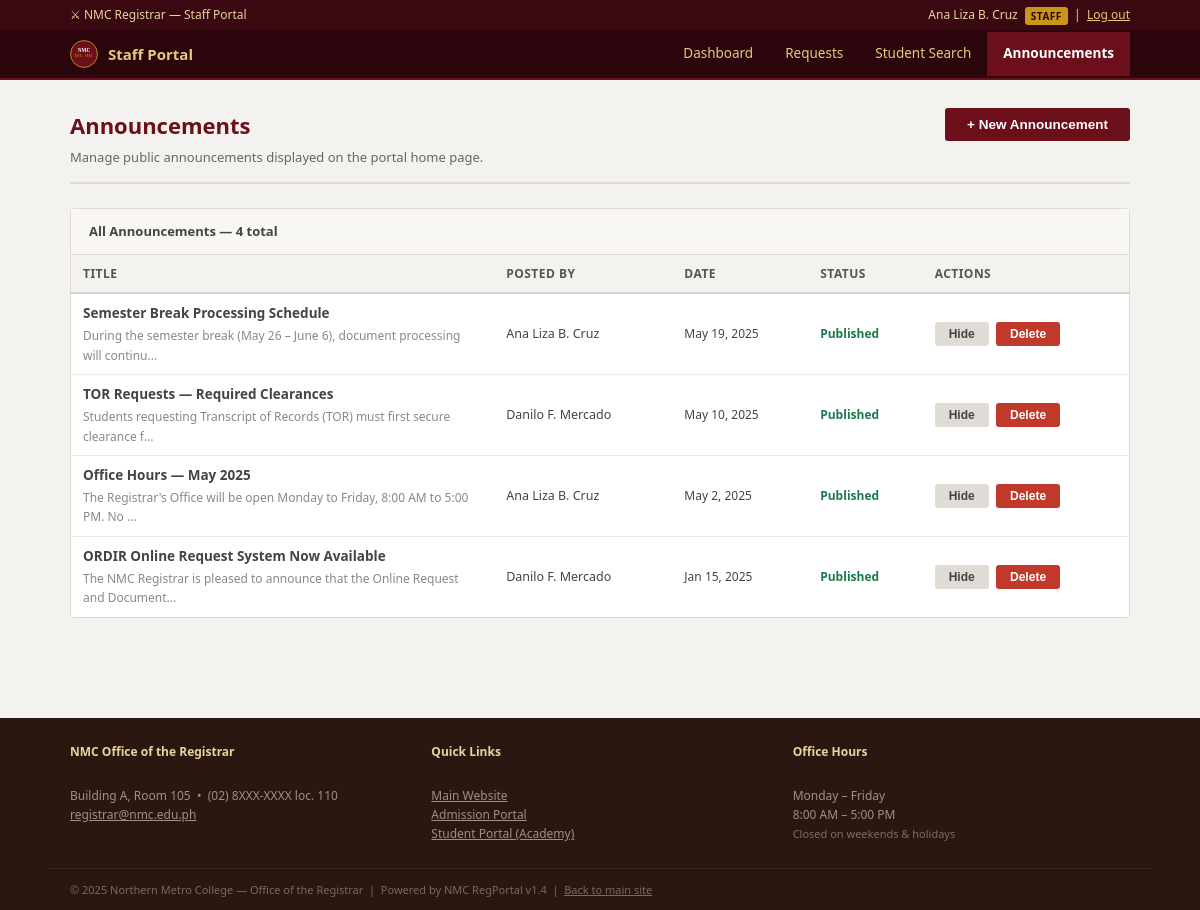
Screenshot of /staff/announcements.php (signed in) with the database file from the repository.
### tables this page shows
CREATE TABLE announcements (
    id           INT AUTO_INCREMENT PRIMARY KEY,
    title        VARCHAR(200) NOT NULL,
    body         TEXT NOT NULL,
    posted_by    INT,
    is_published TINYINT DEFAULT 1,
    created_at   DATETIME DEFAULT CURRENT_TIMESTAMP,
    FOREIGN KEY (posted_by) REFERENCES nmc_staff(id) ON DELETE SET NULL
);

CREATE TABLE nmc_staff (
    id            INT AUTO_INCREMENT PRIMARY KEY,
    username      VARCHAR(50)  NOT NULL UNIQUE,
    password_hash VARCHAR(255) NOT NULL,
    full_name     VARCHAR(100),
    role          ENUM('registrar','staff') DEFAULT 'staff',
    is_active     TINYINT DEFAULT 1,
    created_at    TIMESTAMP DEFAULT CURRENT_TIMESTAMP
);

### www/staff/announcements.php (the view, shortened to what this page needs)
<?php
require_once '../includes/db.php';
$announcements = $conn->query(
    'SELECT a.*, s.full_name FROM announcements a
     LEFT JOIN nmc_staff s ON a.posted_by = s.id
     ORDER BY a.created_at DESC'
)->fetch_all(MYSQLI_ASSOC);
require_once 'header.php';
?>
<div class="page-wrap">
  <div class="page-title" style="display:flex;justify-content:space-between;align-items:flex-start;flex-wrap:wrap;gap:10px;">
    <div>
      <h2>Announcements</h2>
      <p>Manage public announcements displayed on the portal home page.</p>
    </div>
    <button class="btn btn-primary" onclick="document.getElementById('new-ann').style.display='block';this.style.display='none'">
      + New Announcement
    </button>
  </div>
  <div class="panel">
    <div class="panel-head">All Announcements — <?= count($announcements) ?> total</div>
    <div class="panel-body" style="padding:0;">
      <?php if (empty($announcements)): ?>
      <div style="padding:30px;text-align:center;color:#888;">No announcements yet.</div>
      <?php else: ?>
      <table class="data-table">
        <thead>
          <tr>
            <th style="width:40%">Title</th>
            <th>Posted by</th>
            <th>Date</th>
            <th>Status</th>
            <th>Actions</th>
          </tr>
        </thead>
        <tbody>
          <?php foreach ($announcements as $a): ?>
          <tr>
            <td>
              <strong style="font-size:13.5px;"><?= htmlspecialchars($a['title']) ?></strong>
              <div style="font-size:12px;color:#888;margin-top:2px;">
                <?= htmlspecialchars(mb_strimwidth($a['body'], 0, 80, '...')) ?>
              </div>
            </td>
            <td style="font-size:12.5px;"><?= htmlspecialchars($a['full_name'] ?? '—') ?></td>
            <td style="font-size:12px;"><?= date('M j, Y', strtotime($a['created_at'])) ?></td>
            <td>
              <?php if ($a['is_published']): ?>
              <span style="color:#1a7a4a;font-weight:600;font-size:12px;">Published</span>
              <?php else: ?>
              <span style="color:#888;font-size:12px;">Hidden</span>
              <?php endif; ?>
            </td>
            <td>
              <form method="POST" action="/staff/announcements.php" style="display:inline;">
                <button class="btn btn-secondary btn-sm" type="submit">
                  <?= $a['is_published'] ? 'Hide' : 'Publish' ?>
                </button>
              </form>
              <form method="POST" action="/staff/announcements.php" style="display:inline;margin-left:4px;"
                    onsubmit="return confirm('Delete this announcement?')">
                <button class="btn btn-sm" style="background:#c0392b;color:#fff;border:none;" type="submit">Delete</button>
              </form>
            </td>
          </tr>
          <?php endforeach; ?>
        </tbody>
      </table>
      <?php endif; ?>
    </div>
  </div>
</div>
<?php require_once '../includes/footer.php'; ?>

### www/css/style.css (style rules this page uses)
*, *::before, *::after { box-sizing: border-box; margin: 0; padding: 0; }
body { font-family: 'Segoe UI', Arial, sans-serif; font-size: 14px; line-height: 1.6; color: #2a2726; background: #f4f2ee; }
.page-wrap { max-width: 1100px; margin: 0 auto; padding: 28px 20px 40px; }
.page-title { margin-bottom: 24px; padding-bottom: 14px; border-bottom: 2px solid #e0dbd5; }
.page-title h2 { font-size: 22px; font-weight: 700; color: #6B0F1A; }
.page-title p { color: #666; font-size: 13px; margin-top: 4px; }
.panel { background: #fff; border: 1px solid #e0dbd5; border-radius: 4px; margin-bottom: 20px; }
.panel-head { background: #f9f7f4; border-bottom: 1px solid #e0dbd5; padding: 12px 18px; font-weight: 600; font-size: 13px; color: #444; display: flex; justify-content: space-between; align-items: center; }
.panel-body { padding: 18px; }
.data-table { width: 100%; border-collapse: collapse; font-size: 13px; }
.data-table th { text-align: left; padding: 9px 12px; background: #f4f2ee; border-bottom: 2px solid #d8d3cd; font-weight: 600; font-size: 12px; color: #555; text-transform: uppercase; letter-spacing: .04em; }
.data-table td { padding: 9px 12px; border-bottom: 1px solid #ede9e3; color: #444; vertical-align: middle; }
.data-table tr:last-child td { border-bottom: none; }
.btn { display: inline-block; padding: 9px 22px; border-radius: 3px; font-size: 13.5px; font-weight: 600; cursor: pointer; border: none; text-decoration: none; transition: background .15s; }
.btn-primary { background: #6B0F1A; color: #fff; }
.btn-secondary { background: #e0dbd5; color: #444; }
.btn-sm { padding: 5px 14px; font-size: 12px; }

### rows the page displays
announcements: title "Semester Break Processing Schedule", body "During the semester break (May 26 – June 6), document processing will continu...", posted_by.full_name "Ana Liza B. Cruz", created_at "May 19, 2025", is_published "Published"
announcements: title "TOR Requests — Required Clearances", body "Students requesting Transcript of Records (TOR) must first secure clearance f...", posted_by.full_name "Danilo F. Mercado", created_at "May 10, 2025", is_published "Published"
announcements: title "Office Hours — May 2025", body "The Registrar's Office will be open Monday to Friday, 8:00 AM to 5:00 PM. No ...", posted_by.full_name "Ana Liza B. Cruz", created_at "May 2, 2025", is_published "Published"
announcements: title "ORDIR Online Request System Now Available", body "The NMC Registrar is pleased to announce that the Online Request and Document...", posted_by.full_name "Danilo F. Mercado", created_at "Jan 15, 2025", is_published "Published"

### other values shown
$_staff_name "Ana Liza B. Cruz"
$_staff_role "STAFF"
count($announcements) "4"
